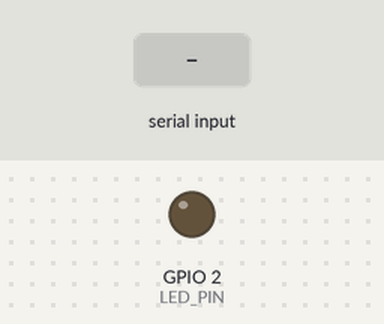
A sketch run on a simulated ESP8266 (NodeMCU). Parts: output pins drawn as LEDs (lit = HIGH). The test bench sets the inputs (shaded band). WiFi joins after 1.5 s; servers stay silent unless stated; uploads are accepted with an empty reply; what the sketch prints to the serial monitor is not drawn.

Above: at 1.7 s.
At 5.0 s:
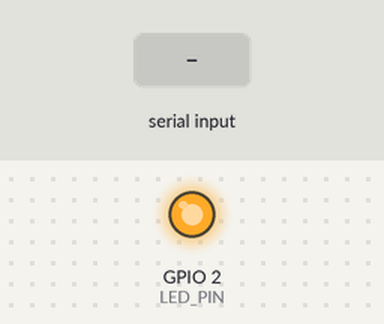
5.1 s: "1\n" received over Serial
At 6.1 s:
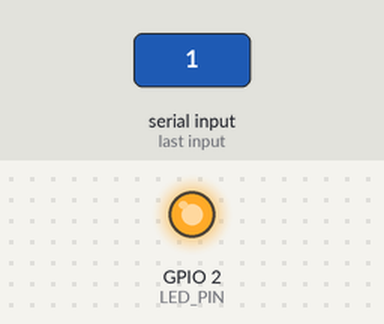
Timing chart, 0 to 8.1 s (numbered marks = the images above; inputs shaded):
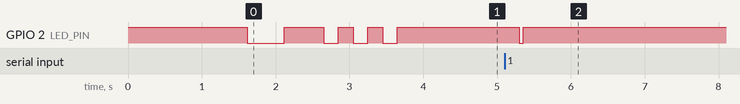

The sketch:

wifi_bridge.ino
```cpp
/**
 * ============================================================
 * Smart Predictive ICU Patient Monitoring System
 * -- ESP8266 (NodeMCU) Wi-Fi Bridge --
 * ============================================================
 * Receives JSON strings from Arduino Uno over Hardware Serial
 * Transmits data to Node.js backend via HTTP POST every 2s
 *
 * Hardware Connections:
 *   Arduino D10 (TX, through voltage divider) → ESP8266 RX (GPIO3)
 *   Arduino D11 (RX)                          → ESP8266 TX (GPIO1)
 *   NOTE: NodeMCU uses 3.3V logic. Arduino is 5V.
 *         Use a 1kΩ + 2kΩ voltage divider on the Arduino TX line.
 *
 * Required Libraries (install via Arduino Library Manager):
 *   - "ESP8266WiFi"       (bundled with ESP8266 board package)
 *   - "ESP8266HTTPClient" (bundled with ESP8266 board package)
 *   - "ArduinoJson"       by Benoit Blanchon v6+
 *
 * Board Manager URL (if not already added):
 *   http://arduino.esp8266.com/stable/package_esp8266com_index.json
 * ============================================================
 */

#include <Arduino.h>
#include <ESP8266WiFi.h>
#include <ESP8266HTTPClient.h>
#include <WiFiClient.h>
#include <ArduinoJson.h>

// ─── !! CONFIGURE THESE BEFORE FLASHING !! ──────────────────
const char* WIFI_SSID     = "StreetLightHub2";         // Your Wi-Fi network name
const char* WIFI_PASSWORD = "12345678";      // Your Wi-Fi password

// Your Node.js server endpoint
// Local network example: "http://10.66.199.137:5000/api/readings"
// Cloud/production:      "https://your-domain.com/api/readings"
const char* SERVER_URL    = "http://10.66.199.137:5000/api/readings";

// Optional: Device/ward identifier
const char* DEVICE_ID     = "ICU-BED-01";
const char* PATIENT_ID    = "PAT-2024-001";
// ─────────────────────────────────────────────────────────────

// ─── Constants ───────────────────────────────────────────────
#define SERIAL_BAUD_RATE       9600
#define WIFI_RETRY_INTERVAL_MS 5000
#define HTTP_TIMEOUT_MS        5000
#define LED_PIN                LED_BUILTIN   // NodeMCU onboard LED (active LOW)

// ─── State ───────────────────────────────────────────────────
String  serialBuffer    = "";
bool    dataAvailable   = false;
unsigned long lastWifiCheck = 0;

// ─── Function Prototypes ─────────────────────────────────────
void connectToWiFi();
bool postDataToServer(const String& payload);
void blinkLED(int times, int delayMs = 100);

// ─── Setup ───────────────────────────────────────────────────
void setup() {
  pinMode(LED_PIN, OUTPUT);
  digitalWrite(LED_PIN, HIGH);  // HIGH = OFF for NodeMCU LED

  Serial.begin(SERIAL_BAUD_RATE);  // Hardware Serial: receive from Arduino

  // Small delay to let Arduino stabilize
  delay(1000);

  Serial.println();
  Serial.println(F("==========================================="));
  Serial.println(F("  ICU Monitor - ESP8266 Wi-Fi Bridge      "));
  Serial.println(F("==========================================="));

  connectToWiFi();
}

// ─── Wi-Fi Connection ────────────────────────────────────────
void connectToWiFi() {
  Serial.print(F("[WiFi] Connecting to: "));
  Serial.println(WIFI_SSID);

  WiFi.mode(WIFI_STA);
  WiFi.begin(WIFI_SSID, WIFI_PASSWORD);

  int attempts = 0;
  while (WiFi.status() != WL_CONNECTED) {
    delay(500);
    Serial.print(F("."));
    digitalWrite(LED_PIN, !digitalRead(LED_PIN));  // Blink while connecting
    attempts++;

    if (attempts > 40) {
      Serial.println(F("\n[WiFi] Connection failed! Retrying in 5s..."));
      delay(WIFI_RETRY_INTERVAL_MS);
      WiFi.begin(WIFI_SSID, WIFI_PASSWORD);
      attempts = 0;
    }
  }

  digitalWrite(LED_PIN, HIGH);  // LED off
  Serial.println();
  Serial.println(F("[WiFi] Connected!"));
  Serial.print(F("[WiFi] IP Address: "));
  Serial.println(WiFi.localIP());
  Serial.print(F("[WiFi] Signal Strength (RSSI): "));
  Serial.print(WiFi.RSSI());
  Serial.println(F(" dBm"));

  blinkLED(3, 200);  // 3 blinks = connected
}

// ─── HTTP POST to Node.js Server ────────────────────────────
bool postDataToServer(const String& jsonPayload) {
  if (WiFi.status() != WL_CONNECTED) {
    Serial.println(F("[HTTP] Not connected to WiFi. Skipping POST."));
    connectToWiFi();
    return false;
  }

  WiFiClient wifiClient;
  HTTPClient http;

  http.begin(wifiClient, SERVER_URL);
  http.addHeader("Content-Type", "application/json");
  http.addHeader("X-Device-ID", DEVICE_ID);
  http.setTimeout(HTTP_TIMEOUT_MS);

  int httpCode = http.POST(jsonPayload);

  if (httpCode > 0) {
    if (httpCode == HTTP_CODE_OK || httpCode == HTTP_CODE_CREATED) {
      String response = http.getString();
      Serial.print(F("[HTTP] POST OK ("));
      Serial.print(httpCode);
      Serial.print(F("): "));
      Serial.println(response.substring(0, 80));  // Print first 80 chars of response
      blinkLED(1, 50);  // Single quick blink = success
      http.end();
      return true;
    } else {
      Serial.print(F("[HTTP] POST Error code: "));
      Serial.println(httpCode);
    }
  } else {
    Serial.print(F("[HTTP] POST failed, error: "));
    Serial.println(http.errorToString(httpCode).c_str());
  }

  http.end();
  return false;
}

// ─── LED Blink Utility ───────────────────────────────────────
void blinkLED(int times, int delayMs) {
  for (int i = 0; i < times; i++) {
    digitalWrite(LED_PIN, LOW);   // ON
    delay(delayMs);
    digitalWrite(LED_PIN, HIGH);  // OFF
    delay(delayMs);
  }
}

// ─── Main Loop ───────────────────────────────────────────────
void loop() {
  // ── Reconnect Wi-Fi if dropped ──────────────────────────
  unsigned long now = millis();
  if (now - lastWifiCheck > WIFI_RETRY_INTERVAL_MS) {
    lastWifiCheck = now;
    if (WiFi.status() != WL_CONNECTED) {
      Serial.println(F("[WiFi] Connection lost. Reconnecting..."));
      connectToWiFi();
    }
  }

  // ── Read from Arduino over Hardware Serial ───────────────
  // Arduino sends a complete JSON string terminated by '\n'
  while (Serial.available()) {
    char c = Serial.read();

    if (c == '\n') {
      // Complete message received
      serialBuffer.trim();

      if (serialBuffer.length() > 0) {
        Serial.print(F("[RX from Arduino] "));
        Serial.println(serialBuffer);

        // ── Validate & Enrich JSON ──────────────────────────
        // Parse Arduino JSON and add ESP8266-side metadata
        StaticJsonDocument<384> doc;
        DeserializationError error = deserializeJson(doc, serialBuffer);

        if (error) {
          Serial.print(F("[JSON] Parse error: "));
          Serial.println(error.f_str());
        } else {
          // Add device/patient metadata
          doc["deviceId"]   = DEVICE_ID;
          doc["patientId"]  = PATIENT_ID;
          doc["rssi"]       = WiFi.RSSI();  // Signal strength for diagnostics

          // Re-serialize enriched payload
          String enrichedPayload;
          serializeJson(doc, enrichedPayload);

          // ── POST to Node.js server ──────────────────────
          bool success = postDataToServer(enrichedPayload);
          if (!success) {
            Serial.println(F("[WARN] Failed to send data. Will retry on next reading."));
          }
        }

        serialBuffer = "";  // Clear buffer for next message
      }
    } else if (c != '\r') {
      // Accumulate characters (ignore carriage return)
      if (serialBuffer.length() < 512) {  // Guard against buffer overflow
        serialBuffer += c;
      }
    }
  }

  // Small yield to prevent watchdog reset on ESP8266
  yield();
}
```

Measured:
- after the input at 5.1 s, GPIO 2 (LED_PIN): HIGH → LOW after 0.20 s, → HIGH 0.05 s later
